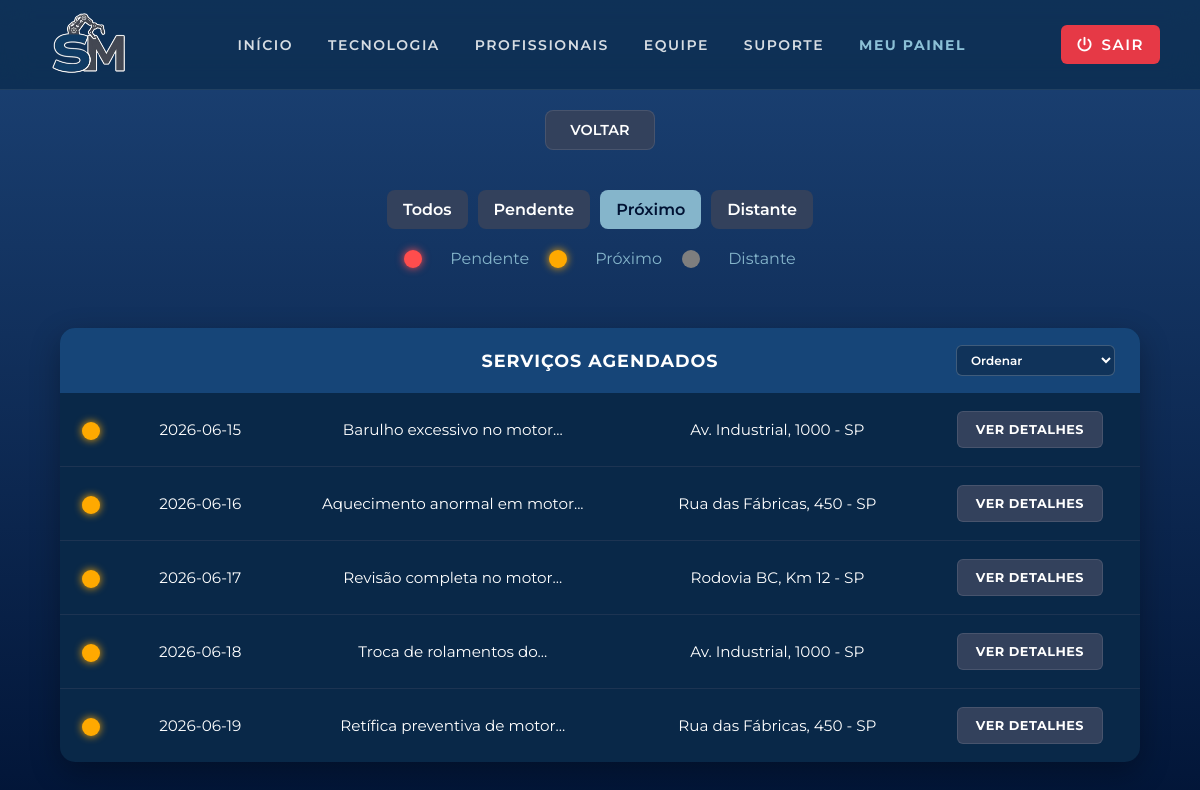
Page /profissional/servagendados.php?filtro=Próximo (signed in) on the committed database.
### tables this page shows
CREATE TABLE
    IF NOT EXISTS agenda (
        id_os INT AUTO_INCREMENT PRIMARY KEY,
        data DATE NOT NULL,
        tempo_planejado INT NOT NULL,
        valor_total DECIMAL(10, 2) NOT NULL,
        descricao_problema TEXT NOT NULL,
        tipo_servico ENUM (
            'Manutenção Preventiva',
            'Automação industrial',
            'Engenharia de precisão',
            'Mecatrônica'
        ) NOT NULL,
        endereco_servico VARCHAR(255) NOT NULL,
        metodo_pagamento ENUM ('Pix', 'Débito') NOT NULL,
        status_os ENUM (
            'Pendente',
            'Agendada',
            'Em Andamento',
            'Concluída',
            'Cancelada'
        ) DEFAULT 'Pendente',
        id_cliente INT NOT NULL,
        id_profissional INT NOT NULL,
        FOREIGN KEY (id_cliente) REFERENCES usuarios (id_user),
        FOREIGN KEY (id_profissional) REFERENCES usuarios (id_user)
    );

### crud.php (called while the page is built, shortened)
<?php
try {
    function readAll($pdo, $table, $where = null) {
        $sql = "SELECT * FROM $table";
        $stmt = $pdo->query($sql);
        return $stmt->fetchAll(PDO::FETCH_ASSOC);
    }
} catch (PDOException $e) {
    die("Erro de conexão: " . $e->getMessage());
}

### profissional/servagendados.php (the view, shortened to what this page needs)
<?php
require_once "../crud.php";
$order = '';
$tableAgenda = readAll($pdo, 'agenda', $order);
$filtro = $_GET['filtro'] ?? 'Todos';
?>
<!DOCTYPE html>
<html lang="pt-br">
<head>
    <link rel="stylesheet" href="../css/profipage.css">
    <link rel="stylesheet" href="../css/partials.css">
</head>
<body>
    <?php require_once '../partials/header.php'; ?>
    <a href="./profipage.php">Voltar</a>
    <div class="filtros">
        <?php
        $filtros = [
            'Todos',
            'Pendente',
            'Próximo',
            'Distante',
        ];
        foreach ($filtros as $item):
            $ativo = ($filtro === $item) ? 'ativo' : '';
        ?>
            <a class="<?= $ativo ?>" href="?filtro=<?= urlencode($item) ?>">
                <?= $item ?>
            </a>
        <?php endforeach; ?>
    </div>
    <div class="tipos_status">
        <div class="atrasado"></div><a>Pendente</a>
        <div class="proximo"></div><a>Próximo</a>
        <div class="distante"></div><a>Distante</a>
    </div>
    <table>
        <tr>
            <th colspan='99'>
                <div class="th-header">
                    <span>SERVIÇOS AGENDADOS</span>
                    <form method="GET" class="form-ordenar">
                        <select name="ordenar" onchange="this.form.submit()">
                            <option value="">Ordenar</option>
                        </select>
                    </form>
                </div>
            </th>
        </tr>
        <?php
        $hojeObj = new DateTime('today');
        $hoje = $hojeObj->format('Y-m-d');
        foreach ($tableAgenda as $agendamento) {
            $palavras = explode(' ', trim($agendamento['descricao_problema']));
            $descricaoResumida = (count($palavras) > 4)
                ? implode(' ', array_slice($palavras, 0, 4)) . '...'
                : $agendamento['descricao_problema'];
            $dataAgendamento = new DateTime($agendamento['data']);
            $diferenca = (int) $hojeObj->diff($dataAgendamento)->format('%r%a');
            $status = "";
            if ($diferenca <= 0 && $dataAgendamento->format('Y-m-d') != $hoje) {
                $status = "atrasado";
                if ($agendamento['status_os'] != 'Concluída'
                && $agendamento['status_os']  != 'Cancelada'
                && $agendamento['status_os']  != 'Em Andamento'
                && $dataAgendamento->format('Y-m-d') != $hoje) {
                    update($pdo, 'agenda', ['status_os' => 'Pendente'], "id_os = " . $agendamento['id_os']);
                    $agendamento['status_os'] = 'Pendente';
                }
            } elseif ($diferenca >= 21) {
                $status = "distante";
            } else {
                $status = "proximo";
            }
            $statusFiltroAtual = '';
            if ($agendamento['status_os'] == 'Pendente') {
                $statusFiltroAtual = 'Pendente';
            } elseif ($status == 'proximo') {
                $statusFiltroAtual = 'Próximo';
            } elseif ($status == 'distante') {
                $statusFiltroAtual = 'Distante';
            }
            if ($filtro != 'Todos' && $filtro != $statusFiltroAtual) {
                continue;
            }
            if ($agendamento['id_profissional'] === $_SESSION['id_user']) {
                if ($agendamento['status_os'] != 'Concluída'
                && $agendamento['status_os'] != 'Cancelada'
                && $agendamento['status_os']  != 'Em Andamento'
                ) {
                    echo "<tr>
                    <td><div class='" . $status . "'></div></td>
                    <td>" . $agendamento['data'] . "</td>
                    <td>" . $descricaoResumida . "</td>
                    <td>" . $agendamento['endereco_servico'] . "</td>
                    <td class='td_verDetalhes'>
                        <a class='verDetalhes' href='detalhesserv.php?id=" . $agendamento['id_os'] . "'>
                            Ver detalhes
                        </a>
                    </td>
                  </tr>";
                }
            }
        }
        ?>
    </table>
</body>
</html>

### css/profipage.css (style rules this page uses)
:root { --color-night-blue: #001233; --color-navy-dark: #092848; --color-slate-blue: #33415C; --white: #ffffff; --color-cool-gray: #7d8597; --color-deep-blue: #214174; --color-sky-light: #85b5cb; --royal-industrial: #164578; --misty-blue: #8BC0D6; }
* { margin: 0; padding: 0; box-sizing: border-box; }
body { font-family: "Montserrat", sans-serif; background: linear-gradient(to bottom, #1c4376, #001233); background-attachment: fixed; color: var(--white); min-height: 100vh; display: flex; flex-direction: column; align-items: center; padding-top: 130px; padding-bottom: 60px; }
h1, h2, h3, p, span, div, label, input, button { font-family: "Montserrat", sans-serif; }
a { text-decoration: none; color: var(--color-sky-light); transition: 0.3s ease; }
footer, .container, form { background-color: var(--color-navy-dark); border: 1px solid rgba(51, 65, 92, 0.4); border-radius: 20px; width: 90%; max-width: 800px; padding: 40px; box-shadow: 0 10px 30px rgba(0, 0, 0, 0.3); margin: 40px auto 0 auto; transition: all 0.3s ease; }
table { width: 90%; max-width: 1200px; border-collapse: collapse; background-color: var(--color-navy-dark); border-radius: 15px; overflow: hidden; margin: 40px auto; white-space: nowrap; box-shadow: 0 10px 30px rgba(0, 0, 0, 0.3); }
table th { background-color: var(--royal-industrial); color: var(--white); padding: 22px 15px; font-size: 1.1rem; text-transform: uppercase; letter-spacing: 1px; font-weight: 700; text-align: center; }
table td { padding: 18px 15px; border-bottom: 1px solid rgba(51, 65, 92, 0.5); color: var(--white); font-size: 0.95rem; text-align: center; }
table tr:last-child td { border-bottom: none; }
.verDetalhes, .conferir { background-color: var(--color-slate-blue); color: var(--white); padding: 10px 18px; border-radius: 8px; font-size: 0.85rem; font-weight: 600; text-transform: uppercase; transition: all 0.3s ease; display: inline-block; }
a[href="./profipage.php"], a[href="./userpage.php"] { background-color: var(--color-slate-blue); color: var(--white); padding: 10px 24px; border-radius: 8px; font-size: 0.9rem; font-weight: 600; text-transform: uppercase; border: 1px solid rgba(255,255,255,0.1); display: inline-flex; align-items: center; justify-content: center; margin: 20px; }
.tipos_status { display: flex; justify-content: center; align-items: center; gap: 20px; margin-bottom: 20px; flex-wrap: wrap; }
.concluido, .proximo, .distante, .atrasado { height: 18px; width: 18px; border-radius: 50%; display: inline-block; margin-right: 8px; vertical-align: middle; }
.proximo { background-color: #ffa900; box-shadow: 0 0 8px #ffa900; }
.distante { background-color: #7e7e7e; }
.atrasado { background-color: #ff4d4d; box-shadow: 0 0 8px #ff4d4d; }
.filtros { width: 90%; display: flex; gap: 10px; flex-wrap: wrap; margin: 20px auto; justify-content: center; }
.filtros a { background-color: var(--color-slate-blue); color: white; padding: 10px 16px; border-radius: 8px; font-weight: 600; text-decoration: none; }
.filtros a.ativo { background-color: var(--color-sky-light); color: var(--color-night-blue); }
.form-ordenar { background: none; border: none; border-radius: 0; padding: 0; margin: 0; box-shadow: none; width: auto; }
.form-ordenar select { background-color: #1d273b; color: #fff; border: 1px solid #7D8597; border-radius: 8px; padding: 8px 12px; font-family: 'Montserrat', sans-serif; font-size: 13px; cursor: pointer; transition: border-color 0.3s ease; }
.verDetalhes { background-color: var(--color-slate-blue); color: var(--white); padding: 10px 18px; border-radius: 6px; font-size: 0.8rem; font-weight: 700; text-transform: uppercase; letter-spacing: 0.5px; transition: all 0.3s ease; display: inline-block; border: 1px solid rgba(255, 255, 255, 0.1); }
.th-header { display: flex; align-items: center; justify-content: center; gap: 20px; position: relative; }
.th-header span { flex: 1; text-align: center; }
.th-header .form-ordenar { position: absolute; right: 10px; }
.th-header .form-ordenar select { background-color: rgba(0, 0, 0, 0.25); color: #fff; border: 1px solid rgba(255, 255, 255, 0.2); border-radius: 6px; padding: 6px 10px; font-family: 'Montserrat', sans-serif; font-size: 12px; font-weight: 600; cursor: pointer; transition: border-color 0.3s ease; }

### css/partials.css (style rules this page uses)
html, body { min-height: 100%; }
body { min-height: 100vh; display: flex; flex-direction: column; padding-top: 90px; }

### rows in the picture
agenda: data "2026-06-15", descricao_problema "Barulho excessivo no motor...", endereco_servico "Av. Industrial, 1000 - SP"
agenda: data "2026-06-16", descricao_problema "Aquecimento anormal em motor...", endereco_servico "Rua das Fábricas, 450 - SP"
agenda: data "2026-06-17", descricao_problema "Revisão completa no motor...", endereco_servico "Rodovia BC, Km 12 - SP"
agenda: data "2026-06-18", descricao_problema "Troca de rolamentos do...", endereco_servico "Av. Industrial, 1000 - SP"
agenda: data "2026-06-19", descricao_problema "Retífica preventiva de motor...", endereco_servico "Rua das Fábricas, 450 - SP"

### other values in the picture
$item "Todos"
$item "Pendente"
$item "Próximo"
$item "Distante"
